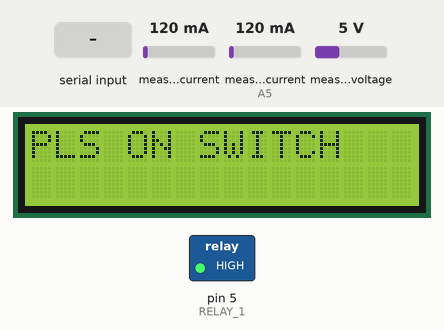
Bench run of a sketch on a simulated Arduino Uno, built with avr-gcc and run on an emulated ATmega328P. On the bench: 16×2 character LCD, switched loads named in the sketch (green lamp = pin HIGH). Inputs (shaded band) come from the test bench; at power-on: measured current 120 mA, measured current (sensor on A5) 120 mA, measured voltage 5 V. What the sketch prints to the serial monitor is not drawn.

Above: at 2.2 s.
2.3 s: "O" received over Serial
At 2.44 s:
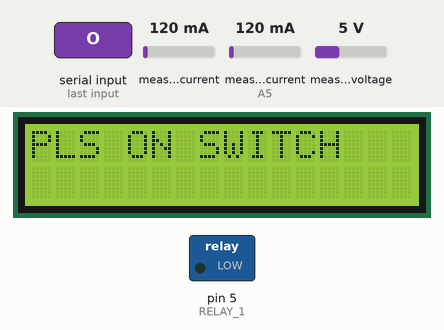
At 3.1 s:
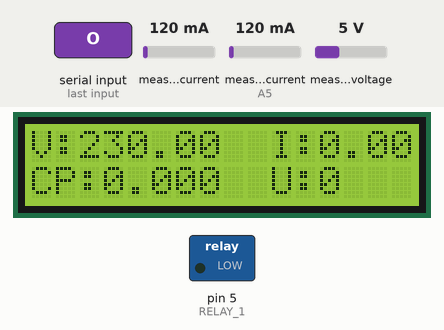
4.0 s: "N" received over Serial
At 5.2 s:
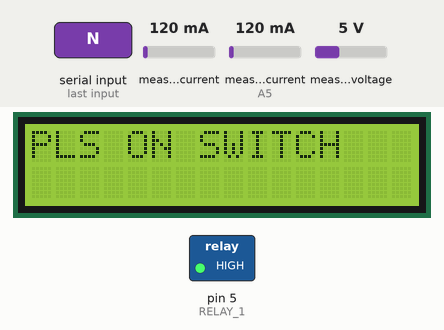
Timing chart, 0 to 7.0 s (numbered marks = the images above; inputs shaded):
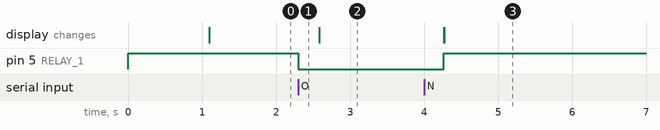

The sketch:

M0076-1.ino
```cpp
/*PROJECT CODE: M0076-1
   DEVOLOPER NAME : SARAVANAN
   MEASURING THE AC POWER CONLSUMPTION
*/

#include "global.h"
#include "lcd.h"
#include "accurrent.h"
#include "acvoltage.h"
#include"ss.h"
#include "gsm.h"
#include "iot.h"
#define RELAY_1 5

bool flag = true;

void setup() {
  // put your setup code here, to run once:
  Serial.begin(9600);
  ss.begin(9600);
  pinMode(RELAY_1, OUTPUT);
  digitalWrite(RELAY_1, HIGH);
  lcd.begin(16, 2);
  ac_voltage_init();
  ac_current_init();
  lcd.clear();
  lcd.setCursor(0, 0);
  lcd.print("MEASURE POWER");
  lcd.setCursor(0, 1);
  lcd.print("   CONSUMPTION");
  delay(1000);
  lcd.clear();
}

void loop() {
  // put your main code here, to run repeatedly:
  if (rx == 1)
  {
    digitalWrite(RELAY_1, LOW);
    ac_voltage();
    ac_current();
    lcd.clear();
    lcd.setCursor(0, 0);
    lcd.print("V:");
    lcd.setCursor(2, 0);
    lcd.print(supply_voltage);
    lcd.setCursor(10, 0);
    lcd.print("I:");
    lcd.setCursor(12, 0);
    lcd.print(supply_current);

    //  Serial.print("VOLTAGE:");
    //  Serial.println(supply_voltage);
    //  Serial.print("CURRENT:");
    //  Serial.println(supply_current);

    float Power = supply_voltage * supply_current;

    //  Serial.print("POWER:");
    //  Serial.println(Power, 4);
    //
    //  Serial.println("P:" + String(Power));
    //  lcd.setCursor(0, 1);
    //  lcd.print("P:");
    //  lcd.setCursor(2, 1);
    //  lcd.print(Power);
    power_per_second = Power / 3600;
    //Serial.println("POWER_PER_SEC:" + String(power_per_second, DEC));
    consumed_power += power_per_second;
    // Serial.println(consumed_power, 3);
    lcd.setCursor(0, 1);
    lcd.print("CP:");
    lcd.setCursor(3, 1);
    lcd.print(consumed_power, 3);

    if ((int)consumed_power % 1000 == 0 && (int)consumed_power != 0 )
    {
      // Serial.println("hello");
      unit++;
    }
    lcd.setCursor(10, 1);
    lcd.print("U:");
    lcd.setCursor(12, 1);
    lcd.print(unit);

    if (consumed_power >= power_limit_watts)
    {
      lcd.clear();
      lcd.setCursor(0, 0);
      lcd.print("ALERT SENT");
      send_sms("6379341607", "POWER CONSUMPTION=", String(unit));
    }
  }
  else
  {
    digitalWrite(RELAY_1, HIGH);
    lcd.setCursor(0, 0);
    lcd.print("PLS ON SWITCH");
  }

  //  delay(1000);
}

void serialEvent(void)
{
  while (Serial.available() > 0)
  {
    inchar = Serial.read();
    //Serial.println(inchar);
    if (inchar == 'R')
    {
      send_iot("@" + String(supply_voltage) + "#" + "$" + String(supply_current) + "#" + "^" + String(consumed_power) + "#" + "&" + String(unit) + "#");
      inchar = 'X';
    }
    if (inchar == 'O')
    {
      rx = 1;
    }
    if (inchar == 'N')
    {
      lcd.clear();
      rx = 2;
    }
  }
}
```

accurrent.h
```cpp
#ifndef ACCURRENT_H
#define ACCURRENT_H
#include "global.h"
#include "ACS712.h"
/*
  This example shows how to measure the power consumption
  of devices in 230V electrical system
  or any other system with alternative current
*/

// We have 30 amps version sensor connected to A0 pin of arduino
// Replace with your version if necessary

#define calibration 0.86

float I,supply_current;

ACS712 sensor(ACS712_30A, AC_CURRENT_PIN);

void ac_current_init() {
  // calibrate() method calibrates zero point of sensor,
  // It is not necessary, but may positively affect the accuracy
  // Ensure that no current flows through the sensor at this moment
  // If you are not sure that the current through the sensor will not leak during calibration - comment out this method
  Serial.println("Calibrating... Ensure that no current flows through the sensor at this moment");
  sensor.calibrate();
  Serial.println("Done!");
}

void ac_current() {
  // We use 230V because it is the common standard in European countries
  // Change to your local, if necessary
  float U = 230;

  // To measure current we need to know the frequency of current
  // By default 50Hz is used, but you can specify desired frequency
  // as first argument to getCurrentAC() method, if necessary
   I = sensor.getCurrentAC();

  // To calculate the power we need voltage multiplied by current
  float P = U * I;
  Serial.println(String("NOISE = ") + I + " A");
  if (I <= 0.25)
  {
    supply_current = 0;
  }
  else
  {
    supply_current = I-calibration;
  }
  //Serial.println(String("I = ") + I + " A");
  // Serial.println(String("P = ") + P + " Watts");
  //return I;
}
#endif
```

acvoltage.h
```cpp
#ifndef ACVOLTAGE_H
#define ACVOLTAGE_H
#include "global.h"
#include "EmonLib.h"             // Include Emon Library

#define VOLT_CAL 162 //1084

float V, supply_voltage;

EnergyMonitor emon1;             // Create an instance

void ac_voltage_init()
{
  Serial.begin(9600);
  emon1.voltage(1, VOLT_CAL, 1.7);  // Voltage: input pin, calibration, phase_shift
}

void ac_voltage()
{
  emon1.calcVI(25, 1000);        // Calculate all. No.of half wavelengths (crossings), time-out
  V   = emon1.Vrms;             //extract Vrms into Variable

  if (V >= 170)
  {
    supply_voltage = V;
  }
  else
  {
    supply_voltage = 0;
    Serial.println("Power OFF");
  }
  Serial.print("Voltage : ");
  Serial.println(supply_voltage);
}
#endif
```

global.h
```cpp
#ifndef GLOBAL_H
#define GLOBAL_H

#define AC_VOLTAGE_PIN 1       // 1 represent the analog first pin A0
#define AC_CURRENT_PIN A5

float power_per_second = 0;
float avg_power_per_hour = 0, consumed_power = 0;
int unit = 0, rx = 2;
char inchar = 'X';

#define power_limit_watts 5


#endif
```

gsm.h
```cpp
#ifndef GSM_H
#define GSM_H

void send_sms(String number, String message, String message1)
{
  Serial.println("AT");
  delay(1000);
  Serial.println("AT+CMGF=1");
  delay(1000);
  Serial.println("AT+CMGS=\"+91" + String(number) + "\"\r");
  delay(1000);
  Serial.println(message);
  delay(1000);
  Serial.println(message1);
  delay(1000);
  Serial.println(char(26));
  delay(1000);

}
#endif
```

iot.h
```cpp
#ifndef IOT_H
#define IOT_H
#include"ss.h"

void send_iot(String s)
{
  for (int i = 0; i < s.length(); i++)
  {
    ss.write(s[i]);
  }
  delay(3000);
}
#endif
```

ss.h
```cpp
#ifndef SS_H
#define SS_H
#include<SoftwareSerial.h>
SoftwareSerial ss(6, 7); //RX TX
#endif
```

lcd.h
```cpp
#ifndef LCD_H
#define LCD_H
#include <LiquidCrystal.h>
LiquidCrystal lcd(13, 12, 11, 10, 9, 8);
#endif
```

Measured:
- after the input at 2.3 s, pin 5 (RELAY_1): HIGH → LOW at once
- after the input at 4.0 s, pin 5 (RELAY_1): LOW → HIGH after 0.27 s; the display: first changes after 0.27 s (image 3 shows a later state)
